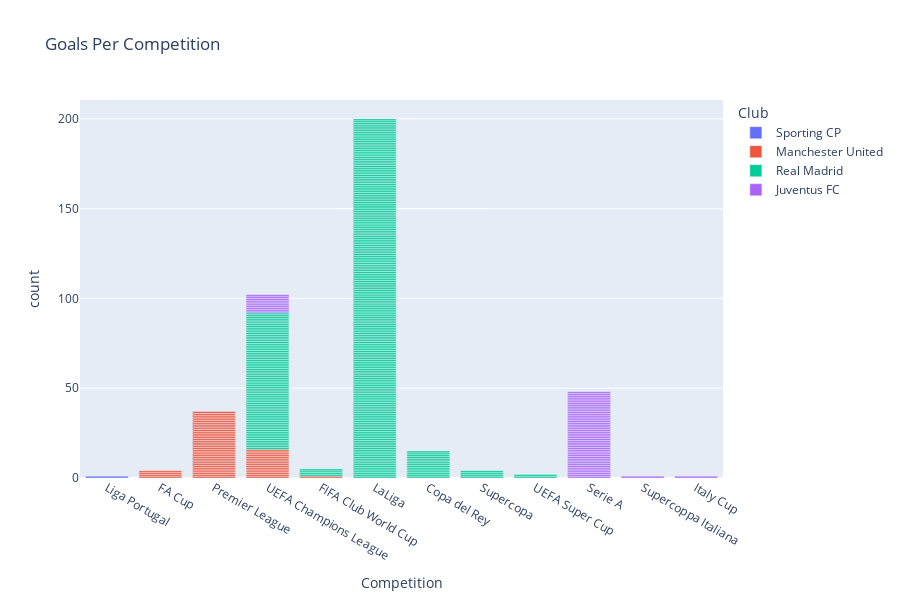

This figure's notebook cell:
### Markdown cell above
# 5.1 Goals Per Competition

### Code cell
px.bar(df,x="Competition",title="Goals Per Competition",
       log_x=False,log_y=False,
       height=600,
       color="Club",
       hover_name="Club",
       hover_data=["Competition","Club"])

### Figure 1 — Plotly figure (JSON) as saved in the notebook; plotly's stock layout.template omitted (floating-point values rounded to 4 significant figures; data arrays with more than 128 entries replaced by an {"elided": "..."} marker saying what was removed)
{"data": [{"alignmentgroup": "True", "customdata": [["Sporting CP"]], "hovertemplate": "<b>%{hovertext}</b><br><br>Club=%{customdata[0]}<br>Competition=%{x}<br>count=%{y}<extra></extra>", "hovertext": ["Sporting CP"], "legendgroup": "Sporting CP", "marker": {"color": "#636efa", "pattern": {"shape": ""}}, "name": "Sporting CP", "offsetgroup": "Sporting CP", "orientation": "v", "showlegend": true, "textposition": "auto", "type": "bar", "x": ["Liga Portugal"], "xaxis": "x", "y": [1], "yaxis": "y"}, {"alignmentgroup": "True", "customdata": [["Manchester United"], ["Manchester United"], ["Manchester United"], ["Manchester United"], ["Manchester United"], ["Manchester United"], ["Manchester United"], ["Manchester United"], ["Manchester United"], ["Manchester United"], ["Manchester United"], ["Manchester United"], ["Manchester United"], ["Manchester United"], ["Manchester United"], ["Manchester United"], ["Manchester United"], ["Manchester United"], ["Manchester United"], ["Manchester United"], ["Manchester United"], ["Manchester United"], ["Manchester United"], ["Manchester United"], ["Manchester United"], ["Manchester United"], ["Manchester United"], ["Manchester United"], ["Manchester United"], ["Manchester United"], ["Manchester United"], ["Manchester United"], ["Manchester United"], ["Manchester United"], ["Manchester United"], ["Manchester United"], ["Manchester United"], ["Manchester United"], ["Manchester United"], ["Manchester United"], ["Manchester United"], ["Manchester United"], ["Manchester United"], ["Manchester United"], ["Manchester United"], ["Manchester United"], ["Manchester United"], ["Manchester United"], ["Manchester United"], ["Manchester United"], ["Manchester United"], ["Manchester United"], ["Manchester United"], ["Manchester United"], ["Manchester United"], ["Manchester United"], ["Manchester United"], ["Manchester United"]], "hovertemplate": "<b>%{hovertext}</b><br><br>Club=%{customdata[0]}<br>Competition=%{x}<br>count=%{y}<extra></extra>", "hovertext": ["Manchester United", "Manchester United", "Manchester United", "Manchester United", "Manchester United", "Manchester United", "Manchester United", "Manchester United", "Manchester United", "Manchester United", "Manchester United", "Manchester United", "Manchester United", "Manchester United", "Manchester United", "Manchester United", "Manchester United", "Manchester United", "Manchester United", "Manchester United", "Manchester United", "Manchester United", "Manchester United", "Manchester United", "Manchester United", "Manchester United", "Manchester United", "Manchester United", "Manchester United", "Manchester United", "Manchester United", "Manchester United", "Manchester United", "Manchester United", "Manchester United", "Manchester United", "Manchester United", "Manchester United", "Manchester United", "Manchester United", "Manchester United", "Manchester United", "Manchester United", "Manchester United", "Manchester United", "Manchester United", "Manchester United", "Manchester United", "Manchester United", "Manchester United", "Manchester United", "Manchester United", "Manchester United", "Manchester United", "Manchester United", "Manchester United", "Manchester United", "Manchester United"], "legendgroup": "Manchester United", "marker": {"color": "#EF553B", "pattern": {"shape": ""}}, "name": "Manchester United", "offsetgroup": "Manchester United", "orientation": "v", "showlegend": true, "textposition": "auto", "type": "bar", "x": ["FA Cup", "Premier League", "Premier League", "FA Cup", "Premier League", "Premier League", "UEFA Champions League", "UEFA Champions League", "UEFA Champions League", "UEFA Champions League", "Premier League", "Premier League", "UEFA Champions League", "UEFA Champions League", "Premier League", "Premier League", "Premier League", "Premier League", "Premier League", "FA Cup", "Premier League", "Premier League", "Premier League", "UEFA Champions League", "Premier League", "Premier League", "Premier League", "UEFA Champions League", "Premier League", "Premier League", "Premier League", "Premier League", "Premier League", "FIFA Club World Cup", "Premier League", "Premier League", "FA Cup", "UEFA Champions League", "Premier League", "UEFA Champions League", "Premier League", "UEFA Champions League", "Premier League", "UEFA Champions League", "UEFA Champions League", "UEFA Champions League", "Premier League", "UEFA Champions League", "UEFA Champions League", "Premier League", "Premier League", "Premier League", "Premier League", "Premier League", "Premier League", "Premier League", "Premier League", "Premier League"], "xaxis": "x", "y": [1, 1, 1, 1, 1, 1, 1, 1, 1, 1, 1, 1, 1, 1, 1, 1, 1, 1, 1, 1, 1, 1, 1, 1, 1, 1, 1, 1, 1, 1, 1, 1, 1, 1, 1, 1, 1, 1, 1, 1, 1, 1, 1, 1, 1, 1, 1, 1, 1, 1, 1, 1, 1, 1, 1, 1, 1, 1], "yaxis": "y"}, {"alignmentgroup": "True", "customdata": {"elided": "301x1 str values"}, "hovertemplate": "<b>%{hovertext}</b><br><br>Club=%{customdata[0]}<br>Competition=%{x}<br>count=%{y}<extra></extra>", "hovertext": {"elided": "301 str values"}, "legendgroup": "Real Madrid", "marker": {"color": "#00cc96", "pattern": {"shape": ""}}, "name": "Real Madrid", "offsetgroup": "Real Madrid", "orientation": "v", "showlegend": true, "textposition": "auto", "type": "bar", "x": {"elided": "301 str values"}, "xaxis": "x", "y": {"elided": "301 int values"}, "yaxis": "y"}, {"alignmentgroup": "True", "customdata": [["Juventus FC"], ["Juventus FC"], ["Juventus FC"], ["Juventus FC"], ["Juventus FC"], ["Juventus FC"], ["Juventus FC"], ["Juventus FC"], ["Juventus FC"], ["Juventus FC"], ["Juventus FC"], ["Juventus FC"], ["Juventus FC"], ["Juventus FC"], ["Juventus FC"], ["Juventus FC"], ["Juventus FC"], ["Juventus FC"], ["Juventus FC"], ["Juventus FC"], ["Juventus FC"], ["Juventus FC"], ["Juventus FC"], ["Juventus FC"], ["Juventus FC"], ["Juventus FC"], ["Juventus FC"], ["Juventus FC"], ["Juventus FC"], ["Juventus FC"], ["Juventus FC"], ["Juventus FC"], ["Juventus FC"], ["Juventus FC"], ["Juventus FC"], ["Juventus FC"], ["Juventus FC"], ["Juventus FC"], ["Juventus FC"], ["Juventus FC"], ["Juventus FC"], ["Juventus FC"], ["Juventus FC"], ["Juventus FC"], ["Juventus FC"], ["Juventus FC"], ["Juventus FC"], ["Juventus FC"], ["Juventus FC"], ["Juventus FC"], ["Juventus FC"], ["Juventus FC"], ["Juventus FC"], ["Juventus FC"], ["Juventus FC"], ["Juventus FC"], ["Juventus FC"], ["Juventus FC"], ["Juventus FC"], ["Juventus FC"]], "hovertemplate": "<b>%{hovertext}</b><br><br>Club=%{customdata[0]}<br>Competition=%{x}<br>count=%{y}<extra></extra>", "hovertext": ["Juventus FC", "Juventus FC", "Juventus FC", "Juventus FC", "Juventus FC", "Juventus FC", "Juventus FC", "Juventus FC", "Juventus FC", "Juventus FC", "Juventus FC", "Juventus FC", "Juventus FC", "Juventus FC", "Juventus FC", "Juventus FC", "Juventus FC", "Juventus FC", "Juventus FC", "Juventus FC", "Juventus FC", "Juventus FC", "Juventus FC", "Juventus FC", "Juventus FC", "Juventus FC", "Juventus FC", "Juventus FC", "Juventus FC", "Juventus FC", "Juventus FC", "Juventus FC", "Juventus FC", "Juventus FC", "Juventus FC", "Juventus FC", "Juventus FC", "Juventus FC", "Juventus FC", "Juventus FC", "Juventus FC", "Juventus FC", "Juventus FC", "Juventus FC", "Juventus FC", "Juventus FC", "Juventus FC", "Juventus FC", "Juventus FC", "Juventus FC", "Juventus FC", "Juventus FC", "Juventus FC", "Juventus FC", "Juventus FC", "Juventus FC", "Juventus FC", "Juventus FC", "Juventus FC", "Juventus FC"], "legendgroup": "Juventus FC", "marker": {"color": "#ab63fa", "pattern": {"shape": ""}}, "name": "Juventus FC", "offsetgroup": "Juventus FC", "orientation": "v", "showlegend": true, "textposition": "auto", "type": "bar", "x": ["Serie A", "Serie A", "Serie A", "UEFA Champions League", "Serie A", "Serie A", "Serie A", "Supercoppa Italiana", "Serie A", "Serie A", "Serie A", "Serie A", "UEFA Champions League", "UEFA Champions League", "UEFA Champions League", "UEFA Champions League", "Serie A", "Serie A", "Serie A", "Serie A", "UEFA Champions League", "Serie A", "UEFA Champions League", "Serie A", "Serie A", "Serie A", "Serie A", "Serie A", "Italy Cup", "Serie A", "Serie A", "Serie A", "Serie A", "Serie A", "Serie A", "Serie A", "UEFA Champions League", "Serie A", "Serie A", "Serie A", "Serie A", "Serie A", "Serie A", "UEFA Champions League", "UEFA Champions League", "Serie A", "Serie A", "Serie A", "Serie A", "Serie A", "Serie A", "Serie A", "Serie A", "Serie A", "Serie A", "Serie A", "Serie A", "Serie A", "Serie A", "Serie A"], "xaxis": "x", "y": [1, 1, 1, 1, 1, 1, 1, 1, 1, 1, 1, 1, 1, 1, 1, 1, 1, 1, 1, 1, 1, 1, 1, 1, 1, 1, 1, 1, 1, 1, 1, 1, 1, 1, 1, 1, 1, 1, 1, 1, 1, 1, 1, 1, 1, 1, 1, 1, 1, 1, 1, 1, 1, 1, 1, 1, 1, 1, 1, 1], "yaxis": "y"}], "layout": {"barmode": "relative", "height": 600, "legend": {"title": {"text": "Club"}, "tracegroupgap": 0}, "title": {"text": "Goals Per Competition"}, "xaxis": {"anchor": "y", "domain": [0, 1], "title": {"text": "Competition"}}, "yaxis": {"anchor": "x", "domain": [0, 1], "title": {"text": "count"}}}}
